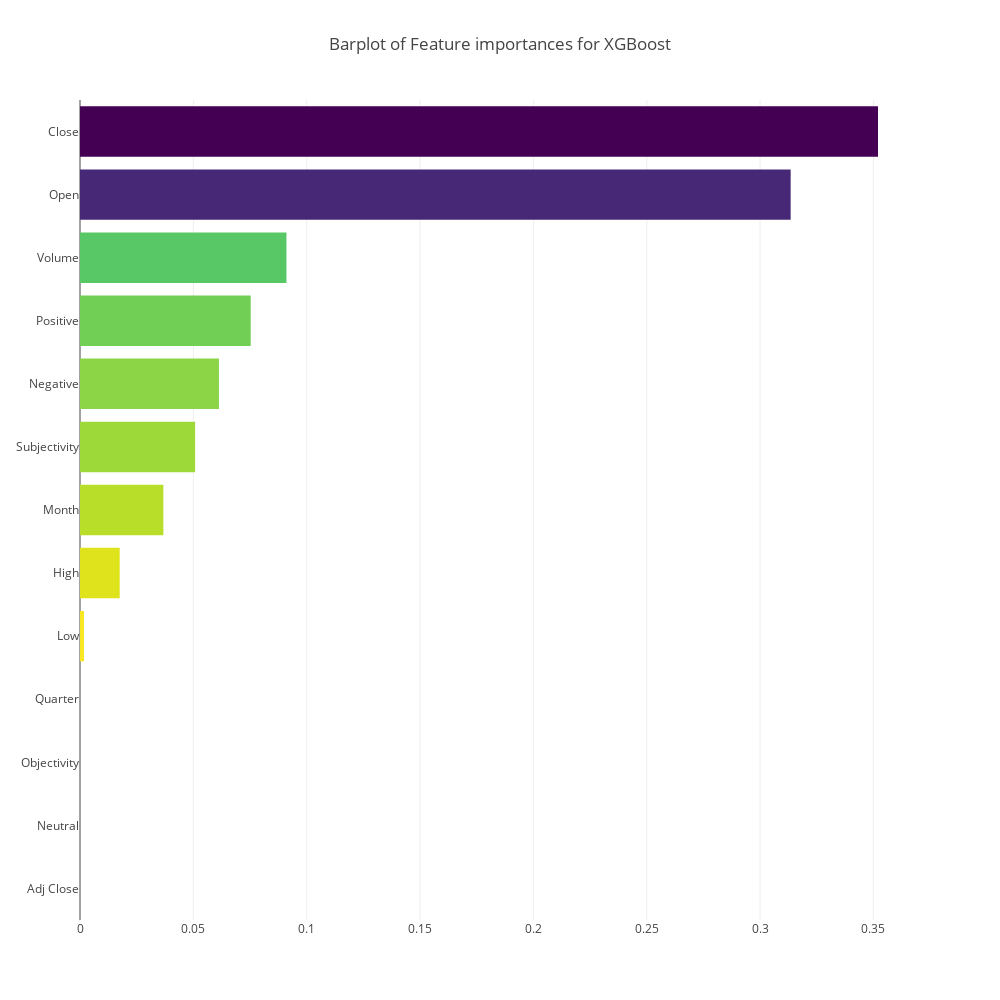

The notebook cell this image was saved under:
### Code cell
features = df.drop(['Label', "Date"],axis=1).columns.values


x, y = (list(x) for x in zip(*sorted(zip(models["XGBoost"].feature_importances_, features), 

                                     reverse = False)))
ply.init_notebook_mode(connected=True)

trace2 = go.Bar(
    x=x ,
    y=y,
    marker=dict(
        color=x,
        colorscale = 'Viridis',
        reversescale = True
    ),
    name='Feature importance for XGBoost',
    orientation='h',
)

layout = dict(
    title='Barplot of Feature importances for XGBoost',
     width = 1000, height = 1000,
    yaxis=dict(
        showgrid=False,
        showline=False,
        showticklabels=True,
#         domain=[0, 0.85],
    ))

fig1 = go.Figure(data=[trace2])
fig1['layout'].update(layout)
ply.iplot(fig1, filename='plots')

### Figure 1 — Plotly figure (JSON) as saved in the notebook; plotly's stock layout.template omitted (floating-point values rounded to 4 significant figures)
{"data": [{"marker": {"color": [0, 0, 0, 0, 0.001751, 0.01751, 0.03678, 0.05079, 0.0613, 0.07531, 0.09107, 0.3135, 0.352], "colorscale": "Viridis", "reversescale": true}, "name": "Feature importance for XGBoost", "orientation": "h", "type": "bar", "uid": "90ecfe0a-c4c5-11e8-afff-abf58a8e7b69", "x": [0, 0, 0, 0, 0.001751, 0.01751, 0.03678, 0.05079, 0.0613, 0.07531, 0.09107, 0.3135, 0.352], "y": ["Adj Close", "Neutral", "Objectivity", "Quarter", "Low", "High", "Month", "Subjectivity", "Negative", "Positive", "Volume", "Open", "Close"]}], "layout": {"height": 1000, "title": "Barplot of Feature importances for XGBoost", "width": 1000, "yaxis": {"showgrid": false, "showline": false, "showticklabels": true}}}
